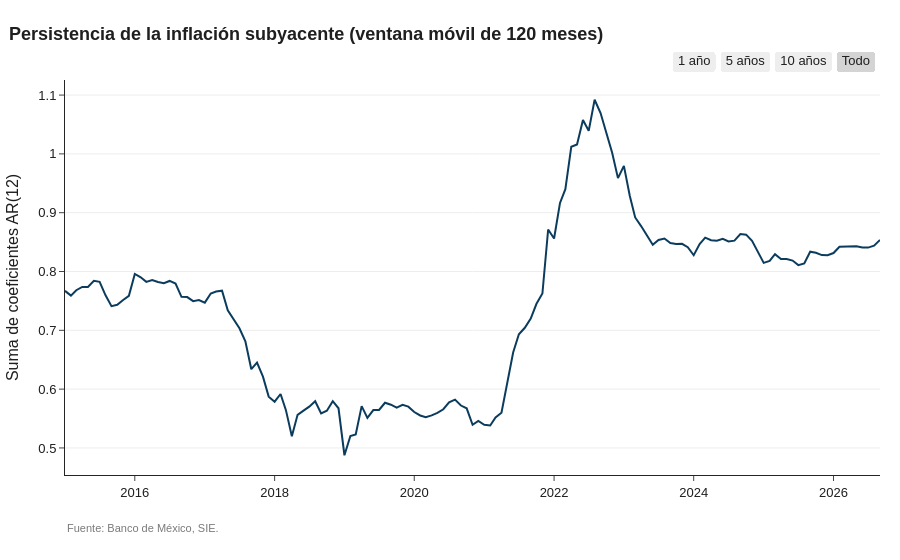

This figure's notebook cell:
### Markdown cell above
### Persistencia

La suma de los coeficientes de un AR(12) sobre la inflación mensual desestacionalizada mide cuánto
tardan en disiparse los choques: cerca de 0 se revierten pronto, cerca de 1 se quedan. Estimada en
ventanas móviles de diez años muestra si la inflación se ha vuelto más o menos persistente.

### Code cell
mensual_sa = sie.variacion(sie.desestacionalizar(indices['inpc_subyacente']))

print(f'Persistencia de la subyacente, muestra completa: {sie.persistencia(mensual_sa):.2f}')
sie.graficar(sie.persistencia(mensual_sa, ventana=120).rename('Persistencia'),
             'Persistencia de la inflación subyacente (ventana móvil de 120 meses)',
             unidad='Suma de coeficientes AR(12)')

### Figure 1 — Plotly figure (JSON) as saved in the notebook; plotly's stock layout.template omitted (floating-point values rounded to 4 significant figures; data arrays with more than 128 entries replaced by an {"elided": "..."} marker saying what was removed)
{"data": [{"hovertemplate": "%{y:,.2f}<extra>Persistencia</extra>", "line": {"color": "#0B3C5D", "width": 2}, "mode": "lines", "name": "Persistencia", "type": "scatter", "x": {"elided": "141 str values"}, "y": {"elided": "141 float values"}}], "layout": {"annotations": [{"font": {"color": "#7A7A7A", "size": 11}, "showarrow": false, "text": "Fuente: Banco de México, SIE.", "x": 0, "xanchor": "left", "xref": "paper", "y": 0, "yanchor": "top", "yref": "paper", "yshift": -45}], "font": {"color": "#1F1F1F", "family": "Arial, sans-serif", "size": 13}, "hovermode": "x unified", "legend": {"orientation": "h", "title": {}, "x": 0, "y": 1.0, "yanchor": "bottom"}, "margin": {"b": 85, "l": 60, "r": 20, "t": 80}, "separators": ".,", "showlegend": false, "title": {"text": "<b>Persistencia de la inflación subyacente (ventana móvil de 120 meses)</b>", "x": 0.01, "xanchor": "left"}, "xaxis": {"gridcolor": "#EDEDED", "hoverformat": "%d/%m/%Y", "rangeselector": {"buttons": [{"count": 1, "label": "1 año", "step": "year", "stepmode": "backward"}, {"count": 5, "label": "5 años", "step": "year", "stepmode": "backward"}, {"count": 10, "label": "10 años", "step": "year", "stepmode": "backward"}, {"label": "Todo", "step": "all"}], "x": 1, "xanchor": "right", "y": 1.02, "yanchor": "bottom"}, "tickformatstops": [{"dtickrange": [null, 2678400000], "value": "%d/%m/%Y"}, {"dtickrange": [2678400000, 31536000000], "value": "%m/%Y"}, {"dtickrange": [31536000000, null], "value": "%Y"}]}, "yaxis": {"gridcolor": "#EDEDED", "showgrid": true, "title": {"text": "Suma de coeficientes AR(12)"}, "zeroline": false}}}
